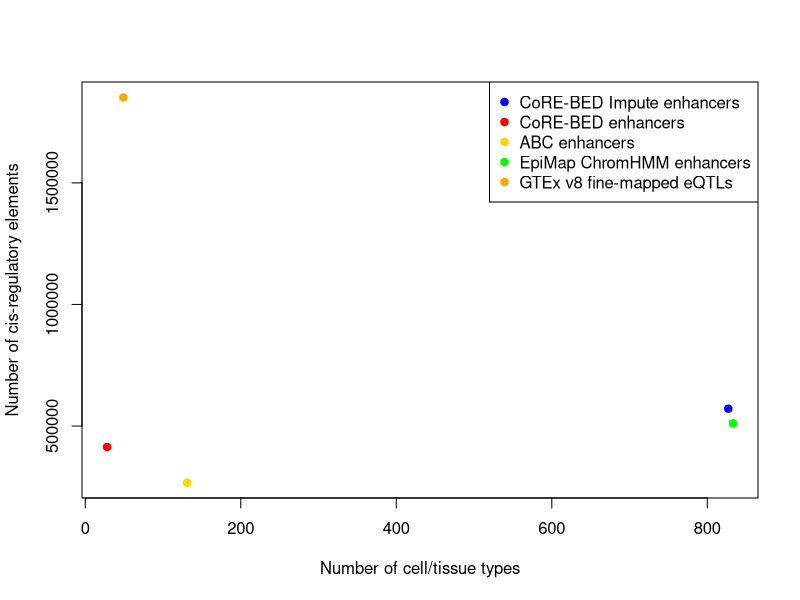
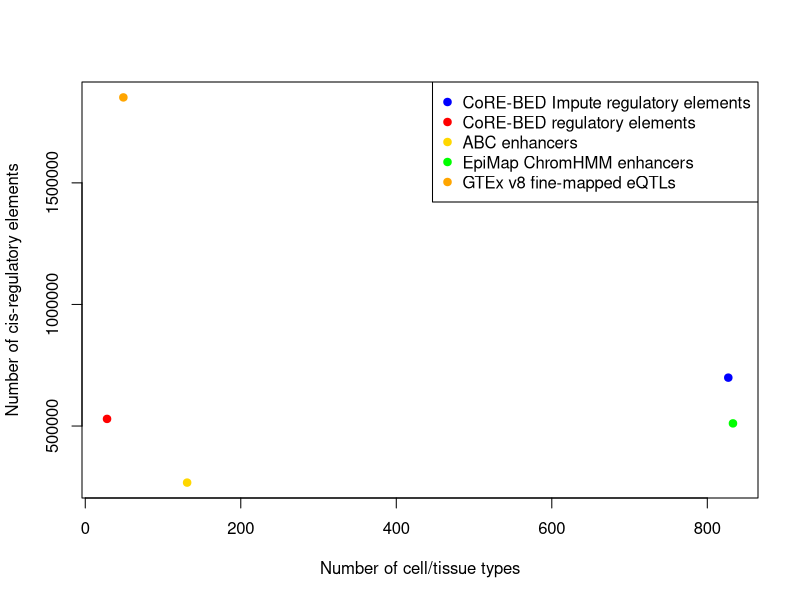
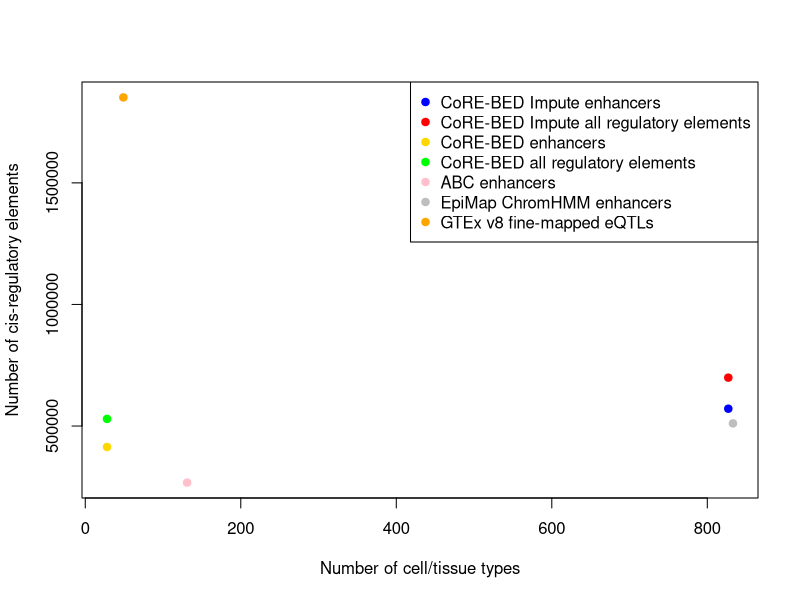

The R source for these figures, in order:
##Enhancers only
#Construct a data table containing the number of tissues used and regulatory elements for CoRE-BED Impute, CoRE-BED, ABC, EpiMap ChromHMM, and GTEx v8 eQTLs
num_tissues <- c(827, 28, 131, 833, 49)
num_enhancers <- c(571226, 413840, 267370, 510904, 1851432)
enhancer_names <- c("CoRE-BED Impute enhancers", "CoRE-BED enhancers", "ABC enhancers", "EpiMap ChromHMM enhancers", "GTEx v8 fine-mapped eQTLs")

enhancer_df <- data.frame(num_tissues, num_enhancers, enhancer_names)

pdf("enhancers_tissues_vs_elements_scatter.pdf")
colors <- c("blue",
            "red",
            "gold",
            "green",
            "orange")
reordered_groups <- factor(enhancer_names, levels = c("CoRE-BED Impute enhancers",
                                             "CoRE-BED enhancers",
                                             "ABC enhancers",
                                             "EpiMap ChromHMM enhancers",
                                             "GTEx v8 fine-mapped eQTLs"))
plot(num_tissues, num_enhancers,
     pch = 19,
     xlab = "Number of cell/tissue types",
     ylab = "Number of cis-regulatory elements",
     col = colors)

# Legend
legend("topright",
       legend = enhancer_names,
       pch = 19,
       col = colors)
dev.off()

##All regulatory elements
#Construct a data table containing the number of tissues used and regulatory elements for CoRE-BED Impute, CoRE-BED, ABC, EpiMap ChromHMM, and GTEx v8 eQTLs
num_tissues <- c(827, 28, 131, 833, 49)
num_regs <- c(698982, 529303, 267370, 510904, 1851432)
enhancer_names <- c("CoRE-BED Impute regulatory elements", "CoRE-BED regulatory elements", "ABC enhancers", "EpiMap ChromHMM enhancers", "GTEx v8 fine-mapped eQTLs")

enhancer_df <- data.frame(num_tissues, num_regs, enhancer_names)

pdf("all_regs_tissues_vs_elements_scatter.pdf")
colors <- c("blue",
            "red",
            "gold",
            "green",
            "orange")
reordered_groups <- factor(enhancer_names, levels = c("CoRE-BED Impute regulatory elements",
                                             "CoRE-BED regulatory elements",
                                             "ABC enhancers",
                                             "EpiMap ChromHMM enhancers",
                                             "GTEx v8 fine-mapped eQTLs"))
plot(num_tissues, num_regs,
     pch = 19,
     xlab = "Number of cell/tissue types",
     ylab = "Number of cis-regulatory elements",
     col = colors)

# Legend
legend("topright",
       legend = enhancer_names,
       pch = 19,
       col = colors)
dev.off()

##Combined
##All regulatory elements
#Construct a data table containing the number of tissues used and regulatory elements for CoRE-BED Impute, CoRE-BED, ABC, EpiMap ChromHMM, and GTEx v8 eQTLs
num_tissues <- c(827, 827, 28, 28, 131, 833, 49)
num_regs <- c(571226, 698982, 413840, 529303, 267370, 510904, 1851432)
enhancer_names <- c("CoRE-BED Impute enhancers", "CoRE-BED Impute all regulatory elements", "CoRE-BED enhancers", "CoRE-BED all regulatory elements", "ABC enhancers", "EpiMap ChromHMM enhancers", "GTEx v8 fine-mapped eQTLs")

enhancer_df <- data.frame(num_tissues, num_regs, enhancer_names)

pdf("combined_all_regs_tissues_vs_elements_scatter.pdf")
colors <- c("blue",
            "red",
            "gold",
            "green",
            "pink",
            "gray",
            "orange")
reordered_groups <- factor(enhancer_names, levels = c("CoRE-BED Impute enhancers",
"CoRE-BED Impute all regulatory elements",
"CoRE-BED enhancers",
                                             "CoRE-BED all regulatory elements",
                                             "ABC enhancers",
                                             "EpiMap ChromHMM enhancers",
                                             "GTEx v8 fine-mapped eQTLs"))
plot(num_tissues, num_regs,
     pch = 19,
     xlab = "Number of cell/tissue types",
     ylab = "Number of cis-regulatory elements",
     col = colors)

# Legend
legend("topright",
       legend = enhancer_names,
       pch = 19,
       col = colors)
dev.off()